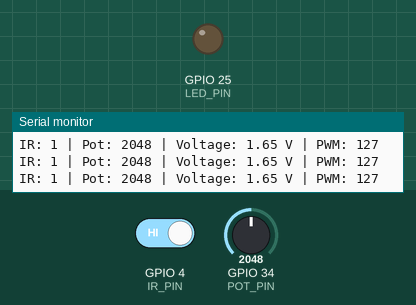
The program below on a simulated ESP32. Shown: output pins drawn as LEDs (lit = HIGH), the last lines printed to the serial monitor. The test bench sets the inputs (shaded band); at power-on: GPIO 4 (IR_PIN) HIGH, GPIO 34 (POT_PIN) = 2048.

Above: at 1.2 s.
1.3 s: GPIO 4 (IR_PIN) driven LOW
At 2.6 s:
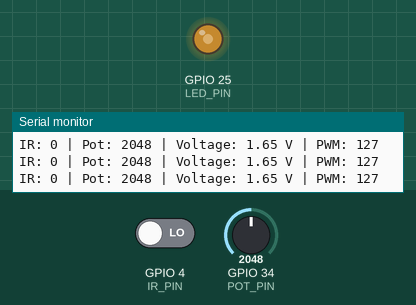
3.0 s: GPIO 34 (POT_PIN) set to 2866
At 3.8 s:
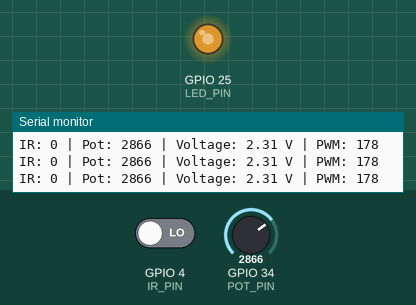
4.5 s: GPIO 34 (POT_PIN) set to 3603
At 5.0 s:
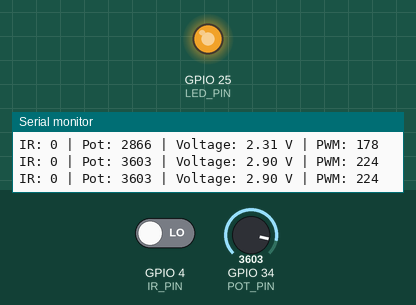
6.0 s: GPIO 34 (POT_PIN) set to 491
At 6.3 s:
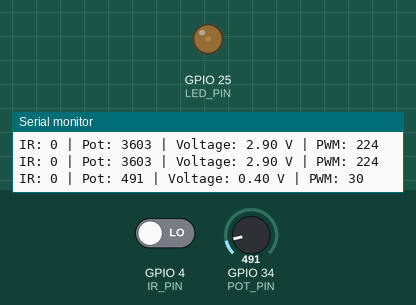
7.5 s: GPIO 34 (POT_PIN) set to 2047
At 8.7 s:
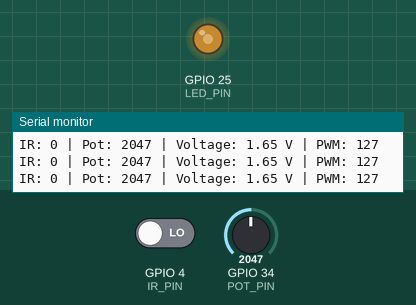
Timing chart, 0 to 10.0 s (numbered marks = the images above; inputs shaded):
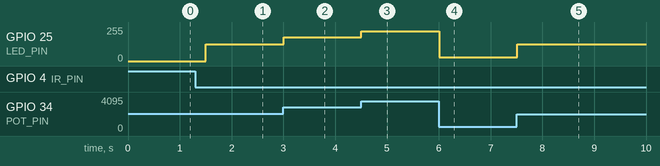

The program:

main.cpp
```cpp
#include <Arduino.h>

const int IR_PIN = 4;
const int POT_PIN = 34;
const int LED_PIN = 25;
const int channel = 0;

void setup()
{
    Serial.begin(115200);

    pinMode(IR_PIN, INPUT);

    ledcSetup(channel, 5000, 8);
    ledcAttachPin(LED_PIN, channel);
}

void loop()
{
    int irState = digitalRead(IR_PIN);

    int potValue = analogRead(POT_PIN);

    float voltage = potValue * (3.3 / 4095.0);

    int pwmValue = map(potValue, 0, 4095, 0, 255);

    // IR بالعكس (Active LOW)
    if (irState == LOW)
    {
        ledcWrite(channel, pwmValue);
    }
    else
    {
        ledcWrite(channel, 0);
    }

    Serial.print("IR: ");
    Serial.print(irState);

    Serial.print(" | Pot: ");
    Serial.print(potValue);

    Serial.print(" | Voltage: ");
    Serial.print(voltage, 2);

    Serial.print(" V | PWM: ");
    Serial.println(pwmValue);

    delay(300);
}
```

Measured:
- after the input at 1.3 s, GPIO 25 (LED_PIN): 0/255 → 127/255 after 0.20 s
- after the input at 3.0 s, GPIO 25 (LED_PIN): 127/255 → 177/255 at once
- after the input at 4.5 s, GPIO 25 (LED_PIN): 177/255 → 223/255 at once
- after the input at 6.0 s, GPIO 25 (LED_PIN): 223/255 → 30/255 at once
- after the input at 7.5 s, GPIO 25 (LED_PIN): 30/255 → 127/255 at once
